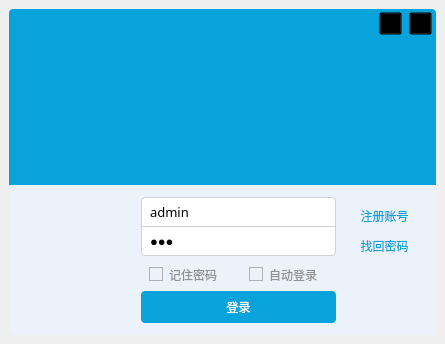
<?xml version="1.0" encoding="UTF-8"?>
<ui version="4.0">
 <class>LoginForm</class>
 <widget class="QWidget" name="LoginForm">
  <property name="geometry">
   <rect>
    <x>0</x>
    <y>0</y>
    <width>445</width>
    <height>344</height>
   </rect>
  </property>
  <property name="windowTitle">
   <string>登陆QQ</string>
  </property>
  <property name="windowIcon">
   <iconset resource="../../rs/rs.qrc">
    <normaloff>:/sys/qlogo.png</normaloff>:/sys/qlogo.png</iconset>
  </property>
  <property name="styleSheet">
   <string notr="true">*{
	font: 75 9pt &quot;微软雅黑&quot;;
}

#LoginForm{
	
	
}

#login_main_widget{
	
	background-color: rgb(255, 170, 127,0);
	border-image: url(:/sys/back.png) 5;
}

#login_top_widget{
	background-color: #09A3DC;
	border-top-left-radius:4px;
	border-top-right-radius:4px;
}


#login_top_widget QLabel{
	border-top-left-radius:4px;
	border-top-right-radius:4px;
}


/*登录信息填写部分总容器*/
#login_con_widget{
	 
	background-color: #EBF2F9;	
	border-bottom-left-radius:4px;
	border-bottom-right-radius:4px;
}

/*输入框基本样式*/
#login_con_widget QLineEdit{
	
	border:1px solid rgb(209,209,209);
	height:28px;
	font-size:10pt;
	padding-left:6px;
	padding-right:6px;
	
}

/*输入框悬停样式*/
#login_con_widget QLineEdit:hover{
	
	border:1px solid rgb(21,131,221)
	
}

/*用户名输入框样式*/
#login_con_widget QLineEdit#lineEdit_un{
	border-top-left-radius:4px;
	border-top-right-radius:4px;
	
}

/*密码输入框基本样式*/
#login_con_widget QLineEdit#lineEdit_pass{
	border-top-width:0px;
	border-bottom-left-radius:4px;
	border-bottom-right-radius:4px;
	background-image: url(:/sys/img/keyborad.png);
	background-repeat:no;
	background-position:right center;
	background-origin: content;
   
}

/*密码输入框在悬停时显示*/
#login_con_widget QLineEdit#lineEdit_pass:hover{
	border-top-width:1px;
}


/*标签基本样式*/
#login_con_widget QLabel{

	color: #09A3DC;
}

/*标签悬停*/
#login_con_widget QLabel:hover{
	color: rgba(9, 163, 220 ,120);
}

/*复选框文字基本样式*/
#login_con_widget QCheckBox{
	color:rgb(145, 145, 145);
}

/*复选框方框部分基本样式*/
#login_con_widget QCheckBox:indicator {
	border:1px solid #B2B2B2;
}

/*复选框方框部分选中样式*/
#login_con_widget QCheckBox:indicator:checked {
	border:1px solid #278CDE;
	background-image: url(:/sys/img/check.png);
}

/*复选框方框部分悬停*/
#login_con_widget QCheckBox:indicator:hover {
	 border:1px solid #278CDE;
}


/*定义头像样式*/
#label_touxiang{
	border-radius:4px;	
	border-image: url(:/sys/img/sf.jpg) 1;
	
}

/*登录按钮样式*/
#pushButton_login{
	border-radius:4px;
	border:none;
	background-color: #09A3DC;
	color:#fff;
}

/*登录按钮鼠标悬停样式*/
#pushButton_login:hover{
	background-color:rgb(60,195,245);
}
</string>
  </property>
  <layout class="QVBoxLayout" name="verticalLayout">
   <property name="spacing">
    <number>0</number>
   </property>
   <property name="leftMargin">
    <number>6</number>
   </property>
   <property name="topMargin">
    <number>6</number>
   </property>
   <property name="rightMargin">
    <number>6</number>
   </property>
   <property name="bottomMargin">
    <number>6</number>
   </property>
   <item>
    <widget class="QWidget" name="login_main_widget" native="true">
     <property name="minimumSize">
      <size>
       <width>433</width>
       <height>332</height>
      </size>
     </property>
     <property name="maximumSize">
      <size>
       <width>433</width>
       <height>332</height>
      </size>
     </property>
     <property name="styleSheet">
      <string notr="true"/>
     </property>
     <layout class="QVBoxLayout" name="verticalLayout_2">
      <property name="spacing">
       <number>0</number>
      </property>
      <property name="leftMargin">
       <number>3</number>
      </property>
      <property name="topMargin">
       <number>3</number>
      </property>
      <property name="rightMargin">
       <number>3</number>
      </property>
      <property name="bottomMargin">
       <number>3</number>
      </property>
      <item>
       <widget class="QWidget" name="login_top_widget" native="true">
        <widget class="QLabel" name="label">
         <property name="geometry">
          <rect>
           <x>0</x>
           <y>0</y>
           <width>427</width>
           <height>176</height>
          </rect>
         </property>
         <property name="styleSheet">
          <string notr="true"/>
         </property>
         <property name="text">
          <string/>
         </property>
         <property name="pixmap">
          <pixmap resource="../../rs/rs.qrc">:/sys/img/top.png</pixmap>
         </property>
         <property name="scaledContents">
          <bool>true</bool>
         </property>
        </widget>
        <widget class="QPushButton" name="minpushBtn">
         <property name="geometry">
          <rect>
           <x>370</x>
           <y>3</y>
           <width>23</width>
           <height>23</height>
          </rect>
         </property>
         <property name="styleSheet">
          <string notr="true">QPushButton
{   
	border-image: url(:/sys/img/minimize.png);
    background:transparent; 
}
QPushButton:hover { background-color: rgb(25, 127, 204); }</string>
         </property>
         <property name="text">
          <string/>
         </property>
        </widget>
        <widget class="QPushButton" name="closepushBtn">
         <property name="geometry">
          <rect>
           <x>400</x>
           <y>3</y>
           <width>23</width>
           <height>23</height>
          </rect>
         </property>
         <property name="styleSheet">
          <string notr="true">QPushButton
{   
	border-image: url(:/sys/img/close.png);
    background:transparent; 
}
QPushButton:hover { background-color: rgb(25, 127, 204); }</string>
         </property>
         <property name="text">
          <string/>
         </property>
         <property name="flat">
          <bool>false</bool>
         </property>
        </widget>
       </widget>
      </item>
      <item>
       <widget class="QWidget" name="login_con_widget" native="true">
        <property name="minimumSize">
         <size>
          <width>0</width>
          <height>150</height>
         </size>
        </property>
        <property name="maximumSize">
         <size>
          <width>16777215</width>
          <height>150</height>
         </size>
        </property>
        <widget class="QPushButton" name="pushButton_login">
         <property name="geometry">
          <rect>
           <x>132</x>
           <y>106</y>
           <width>195</width>
           <height>32</height>
          </rect>
         </property>
         <property name="minimumSize">
          <size>
           <width>195</width>
           <height>32</height>
          </size>
         </property>
         <property name="text">
          <string>登录</string>
         </property>
        </widget>
        <widget class="QLineEdit" name="lineEdit_pass">
         <property name="geometry">
          <rect>
           <x>132</x>
           <y>42</y>
           <width>195</width>
           <height>29</height>
          </rect>
         </property>
         <property name="font">
          <font>
           <family>微软雅黑</family>
           <pointsize>10</pointsize>
           <weight>9</weight>
           <italic>false</italic>
           <bold>false</bold>
          </font>
         </property>
         <property name="text">
          <string>123</string>
         </property>
         <property name="echoMode">
          <enum>QLineEdit::Password</enum>
         </property>
         <property name="placeholderText">
          <string>密码</string>
         </property>
        </widget>
        <widget class="QLineEdit" name="lineEdit_un">
         <property name="geometry">
          <rect>
           <x>132</x>
           <y>12</y>
           <width>195</width>
           <height>30</height>
          </rect>
         </property>
         <property name="font">
          <font>
           <family>微软雅黑</family>
           <pointsize>10</pointsize>
           <weight>9</weight>
           <italic>false</italic>
           <bold>false</bold>
          </font>
         </property>
         <property name="text">
          <string>admin</string>
         </property>
         <property name="placeholderText">
          <string>账号/手机号/邮箱</string>
         </property>
        </widget>
        <widget class="QLabel" name="label_touxiang">
         <property name="geometry">
          <rect>
           <x>40</x>
           <y>12</y>
           <width>80</width>
           <height>80</height>
          </rect>
         </property>
         <property name="minimumSize">
          <size>
           <width>80</width>
           <height>80</height>
          </size>
         </property>
         <property name="maximumSize">
          <size>
           <width>80</width>
           <height>80</height>
          </size>
         </property>
         <property name="text">
          <string/>
         </property>
         <property name="scaledContents">
          <bool>true</bool>
         </property>
        </widget>
        <widget class="QToolButton" name="toolButton">
         <property name="geometry">
          <rect>
           <x>340</x>
           <y>20</y>
           <width>71</width>
           <height>21</height>
          </rect>
         </property>
         <property name="palette">
          <palette>
           <active>
            <colorrole role="Text">
             <brush brushstyle="SolidPattern">
              <color alpha="255">
               <red>9</red>
               <green>163</green>
               <blue>220</blue>
              </color>
             </brush>
            </colorrole>
            <colorrole role="ButtonText">
             <brush brushstyle="SolidPattern">
              <color alpha="255">
               <red>9</red>
               <green>163</green>
               <blue>220</blue>
              </color>
             </brush>
            </colorrole>
            <colorrole role="PlaceholderText">
             <brush brushstyle="SolidPattern">
              <color alpha="128">
               <red>9</red>
               <green>163</green>
               <blue>220</blue>
              </color>
             </brush>
            </colorrole>
           </active>
           <inactive>
            <colorrole role="Text">
             <brush brushstyle="SolidPattern">
              <color alpha="255">
               <red>9</red>
               <green>163</green>
               <blue>220</blue>
              </color>
             </brush>
            </colorrole>
            <colorrole role="ButtonText">
             <brush brushstyle="SolidPattern">
              <color alpha="255">
               <red>9</red>
               <green>163</green>
               <blue>220</blue>
              </color>
             </brush>
            </colorrole>
            <colorrole role="PlaceholderText">
             <brush brushstyle="SolidPattern">
              <color alpha="128">
               <red>9</red>
               <green>163</green>
               <blue>220</blue>
              </color>
             </brush>
            </colorrole>
           </inactive>
           <disabled>
            <colorrole role="Text">
             <brush brushstyle="SolidPattern">
              <color alpha="255">
               <red>120</red>
               <green>120</green>
               <blue>120</blue>
              </color>
             </brush>
            </colorrole>
            <colorrole role="ButtonText">
             <brush brushstyle="SolidPattern">
              <color alpha="255">
               <red>120</red>
               <green>120</green>
               <blue>120</blue>
              </color>
             </brush>
            </colorrole>
            <colorrole role="PlaceholderText">
             <brush brushstyle="SolidPattern">
              <color alpha="128">
               <red>0</red>
               <green>0</green>
               <blue>0</blue>
              </color>
             </brush>
            </colorrole>
           </disabled>
          </palette>
         </property>
         <property name="text">
          <string>注册账号</string>
         </property>
         <property name="autoRaise">
          <bool>true</bool>
         </property>
        </widget>
        <widget class="QToolButton" name="toolButton_2">
         <property name="geometry">
          <rect>
           <x>340</x>
           <y>50</y>
           <width>71</width>
           <height>21</height>
          </rect>
         </property>
         <property name="palette">
          <palette>
           <active>
            <colorrole role="Text">
             <brush brushstyle="SolidPattern">
              <color alpha="255">
               <red>9</red>
               <green>163</green>
               <blue>220</blue>
              </color>
             </brush>
            </colorrole>
            <colorrole role="ButtonText">
             <brush brushstyle="SolidPattern">
              <color alpha="255">
               <red>9</red>
               <green>163</green>
               <blue>220</blue>
              </color>
             </brush>
            </colorrole>
            <colorrole role="PlaceholderText">
             <brush brushstyle="SolidPattern">
              <color alpha="128">
               <red>9</red>
               <green>163</green>
               <blue>220</blue>
              </color>
             </brush>
            </colorrole>
           </active>
           <inactive>
            <colorrole role="Text">
             <brush brushstyle="SolidPattern">
              <color alpha="255">
               <red>9</red>
               <green>163</green>
               <blue>220</blue>
              </color>
             </brush>
            </colorrole>
            <colorrole role="ButtonText">
             <brush brushstyle="SolidPattern">
              <color alpha="255">
               <red>9</red>
               <green>163</green>
               <blue>220</blue>
              </color>
             </brush>
            </colorrole>
            <colorrole role="PlaceholderText">
             <brush brushstyle="SolidPattern">
              <color alpha="128">
               <red>9</red>
               <green>163</green>
               <blue>220</blue>
              </color>
             </brush>
            </colorrole>
           </inactive>
           <disabled>
            <colorrole role="Text">
             <brush brushstyle="SolidPattern">
              <color alpha="255">
               <red>120</red>
               <green>120</green>
               <blue>120</blue>
              </color>
             </brush>
            </colorrole>
            <colorrole role="ButtonText">
             <brush brushstyle="SolidPattern">
              <color alpha="255">
               <red>120</red>
               <green>120</green>
               <blue>120</blue>
              </color>
             </brush>
            </colorrole>
            <colorrole role="PlaceholderText">
             <brush brushstyle="SolidPattern">
              <color alpha="128">
               <red>0</red>
               <green>0</green>
               <blue>0</blue>
              </color>
             </brush>
            </colorrole>
           </disabled>
          </palette>
         </property>
         <property name="text">
          <string>找回密码</string>
         </property>
         <property name="autoRaise">
          <bool>true</bool>
         </property>
        </widget>
        <widget class="QCheckBox" name="checkBox">
         <property name="geometry">
          <rect>
           <x>140</x>
           <y>80</y>
           <width>91</width>
           <height>19</height>
          </rect>
         </property>
         <property name="text">
          <string>记住密码</string>
         </property>
         <property name="checked">
          <bool>false</bool>
         </property>
        </widget>
        <widget class="QCheckBox" name="checkBox_2">
         <property name="geometry">
          <rect>
           <x>240</x>
           <y>80</y>
           <width>91</width>
           <height>19</height>
          </rect>
         </property>
         <property name="text">
          <string>自动登录</string>
         </property>
        </widget>
       </widget>
      </item>
     </layout>
    </widget>
   </item>
  </layout>
 </widget>
 <resources>
  <include location="../../rs/rs.qrc"/>
 </resources>
 <connections/>
</ui>
